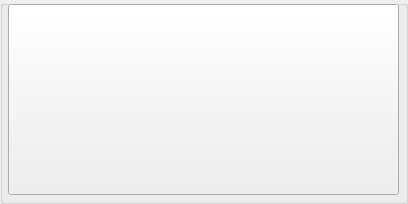
                              <widget class="QGroupBox" name="groupBox_menu1">
                               <property name="sizePolicy">
                                <sizepolicy hsizetype="Preferred" vsizetype="Minimum">
                                 <horstretch>0</horstretch>
                                 <verstretch>0</verstretch>
                                </sizepolicy>
                               </property>
                               <property name="minimumSize">
                                <size>
                                 <width>0</width>
                                 <height>200</height>
                                </size>
                               </property>
                               <property name="title">
                                <string/>
                               </property>
                               <widget class="QPushButton" name="pushButton_1">
                                <property name="geometry">
                                 <rect>
                                  <x>8</x>
                                  <y>4</y>
                                  <width>391</width>
                                  <height>191</height>
                                 </rect>
                                </property>
                                <property name="text">
                                 <string/>
                                </property>
                               </widget>
                               <widget class="QLabel" name="label_top1">
                                <property name="geometry">
                                 <rect>
                                  <x>16</x>
                                  <y>66</y>
                                  <width>231</width>
                                  <height>30</height>
                                 </rect>
                                </property>
                                <property name="font">
                                 <font>
                                  <pointsize>8</pointsize>
                                 </font>
                                </property>
                                <property name="text">
                                 <string>TextLabel</string>
                                </property>
                               </widget>
                               <widget class="QLabel" name="label_mid1">
                                <property name="geometry">
                                 <rect>
                                  <x>16</x>
                                  <y>96</y>
                                  <width>231</width>
                                  <height>30</height>
                                 </rect>
                                </property>
                                <property name="font">
                                 <font>
                                  <pointsize>7</pointsize>
                                 </font>
                                </property>
                                <property name="text">
                                 <string>TextLabel</string>
                                </property>
                               </widget>
                               <widget class="QLabel" name="label_bot1">
                                <property name="geometry">
                                 <rect>
                                  <x>16</x>
                                  <y>116</y>
                                  <width>231</width>
                                  <height>30</height>
                                 </rect>
                                </property>
                                <property name="font">
                                 <font>
                                  <pointsize>7</pointsize>
                                 </font>
                                </property>
                                <property name="text">
                                 <string>TextLabel</string>
                                </property>
                               </widget>
                               <widget class="QLabel" name="label_menu1">
                                <property name="geometry">
                                 <rect>
                                  <x>256</x>
                                  <y>6</y>
                                  <width>131</width>
                                  <height>181</height>
                                 </rect>
                                </property>
                                <property name="text">
                                 <string>TextLabel</string>
                                </property>
                               </widget>
                               <zorder>label_top1</zorder>
                               <zorder>label_mid1</zorder>
                               <zorder>label_bot1</zorder>
                               <zorder>label_menu1</zorder>
                               <zorder>pushButton_1</zorder>
                              </widget>
